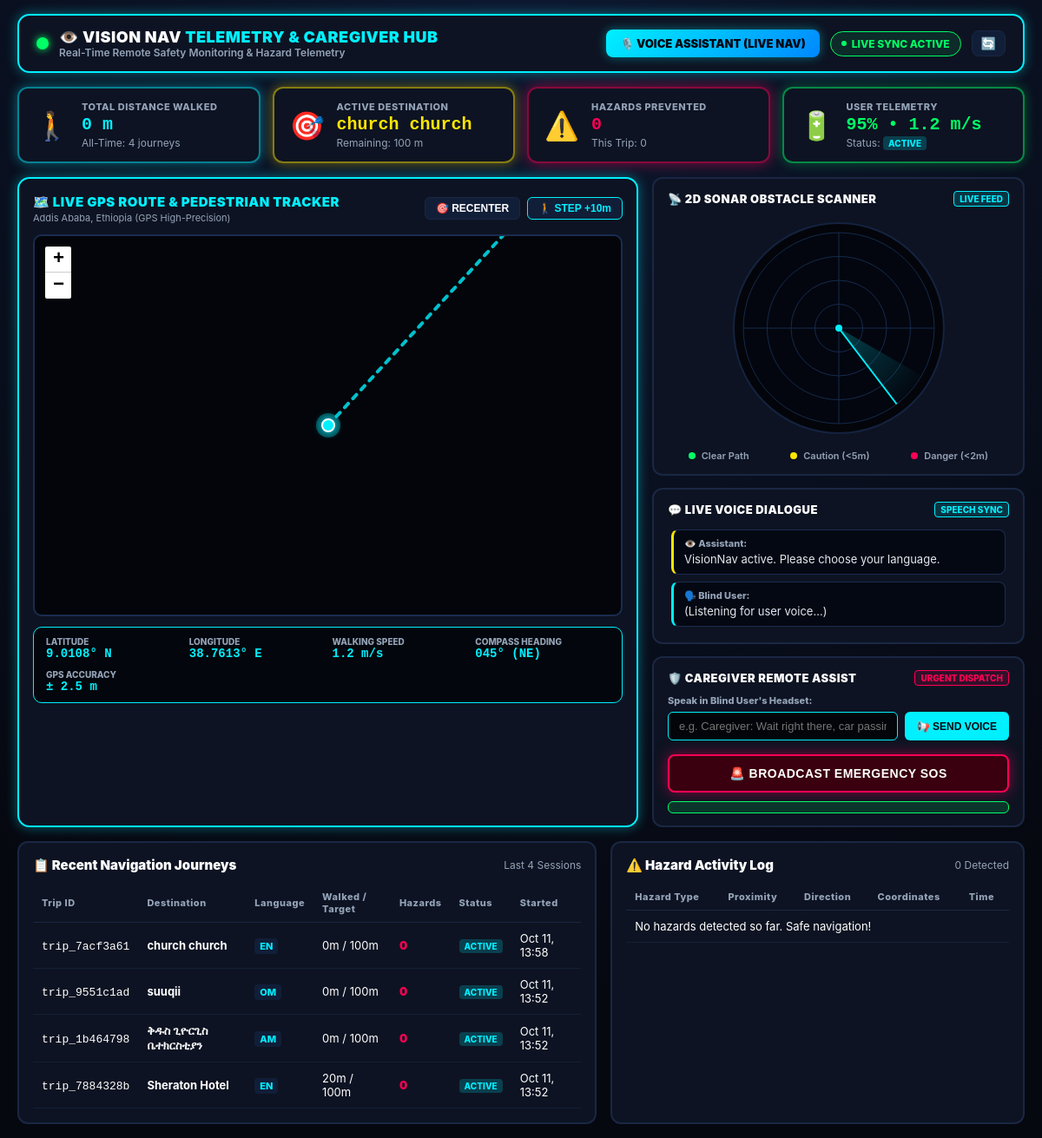
/dashboard/, run on the app's committed database.
### nav_app/models.py (models this page shows, shortened)
class NavigationSession(models.Model):
    session_id = models.CharField(max_length=100, unique=True)
    language = models.CharField(max_length=20, default='en')
    destination = models.CharField(max_length=255)
    category = models.CharField(max_length=100, default='place')
    meters_walked = models.IntegerField(default=0)
    distance_remaining = models.IntegerField(default=100)
    target_distance = models.IntegerField(default=100)
    status = models.CharField(max_length=50, default='active')  # active, arrived, cancelled
    hazards_encountered = models.IntegerField(default=0)
    current_lat = models.FloatField(default=9.0108)  # Default: Addis Ababa (Meskel Square)
    current_lng = models.FloatField(default=38.7613)
    dest_lat = models.FloatField(default=9.0180)
    dest_lng = models.FloatField(default=38.7680)
    speed_mps = models.FloatField(default=1.2)
    battery_level = models.IntegerField(default=95)
    last_user_speech = models.CharField(max_length=500, blank=True, default='')
    last_assistant_speech = models.CharField(max_length=500, blank=True, default='')
    created_at = models.DateTimeField(auto_now_add=True)
    updated_at = models.DateTimeField(auto_now=True)

### nav_app/views.py (the view)
# urls.py: path('dashboard/', views.dashboard, name='dashboard'),
def dashboard(request):
    total_sessions = NavigationSession.objects.count()
    completed_sessions = NavigationSession.objects.filter(status='arrived').count()
    total_hazards = HazardLog.objects.count()
    recent_sessions = NavigationSession.objects.order_by('-created_at')[:10]
    recent_hazards = HazardLog.objects.order_by('-created_at')[:10]
    active_session = NavigationSession.objects.filter(status='active').order_by('-created_at').first()
    context = {
        'gemini_configured': bool(os.environ.get('GEMINI_API_KEY')),
        'firebase_connected': is_firebase_ready(),
        'total_sessions': total_sessions,
        'completed_sessions': completed_sessions,
        'total_hazards': total_hazards,
        'recent_sessions': recent_sessions,
        'recent_hazards': recent_hazards,
        'active_session': active_session,
    }
    return render(request, 'dashboard.html', context)

### nav_app/firebase_service.py (called while the page is built, shortened)
def init_firebase():
    global _db, _firebase_initialized
    if _firebase_initialized:
        return _db
    if not firebase_admin or not credentials:
        print("[Firebase] firebase-admin package not loaded")
        return None

def is_firebase_ready() -> bool:
    db = init_firebase()
    return db is not None

### templates/dashboard.html (shortened to what this page needs)
<!DOCTYPE html>
<html lang="en">
<head>
    <link rel="stylesheet" href="https://unpkg.com/leaflet@1.9.4/dist/leaflet.css" />
    <link rel="stylesheet" href="/static/css/dashboard.css">
</head>
<body class="dashboard-body">
    <header class="dash-header">
        <div class="dash-brand">
            <span class="pulse-indicator live"></span>
            <div class="brand-text">
                <h1>👁️ VISION NAV <span>TELEMETRY & CAREGIVER HUB</span></h1>
                <p>Real-Time Remote Safety Monitoring & Hazard Telemetry</p>
            </div>
        </div>
        <div class="dash-nav-actions">
            <a href="/" class="btn-nav-assistant" title="Switch to Blind User Voice Navigator">
                🎙️ VOICE ASSISTANT (LIVE NAV)
            </a>
            <div id="liveSyncBadge" class="sync-badge">
                <span class="sync-dot"></span> LIVE SYNC ACTIVE
            </div>
            <button id="btnRefreshData" class="btn-icon" title="Refresh Telemetry">🔄</button>
        </div>
    </header>
    <main class="dash-container">
        <section class="kpi-grid">
            <div class="kpi-card cyan">
                <div class="kpi-icon">🚶</div>
                <div class="kpi-info">
                    <span class="kpi-label">TOTAL DISTANCE WALKED</span>
                    <strong id="kpiWalked" class="kpi-value">{{ active_session.meters_walked|default:"0" }} m</strong>
                    <span class="kpi-sub" id="kpiTotalAll">All-Time: {{ total_sessions }} journeys</span>
                </div>
            </div>
            <div class="kpi-card yellow">
                <div class="kpi-icon">🎯</div>
                <div class="kpi-info">
                    <span class="kpi-label">ACTIVE DESTINATION</span>
                    <strong id="kpiDestination" class="kpi-value">{{ active_session.destination|default:"Standing By" }}</strong>
                    <span class="kpi-sub" id="kpiRemaining">Remaining: {{ active_session.distance_remaining|default:"0" }} m</span>
                </div>
            </div>
            <div class="kpi-card red">
                <div class="kpi-icon">⚠️</div>
                <div class="kpi-info">
                    <span class="kpi-label">HAZARDS PREVENTED</span>
                    <strong id="kpiHazards" class="kpi-value">{{ total_hazards|default:"0" }}</strong>
                    <span class="kpi-sub" id="kpiSessionHazards">This Trip: {{ active_session.hazards_encountered|default:"0" }}</span>
                </div>
            </div>
            <div class="kpi-card green">
                <div class="kpi-icon">🔋</div>
                <div class="kpi-info">
                    <span class="kpi-label">USER TELEMETRY</span>
                    <strong id="kpiTelemetry" class="kpi-value">95% • 1.2 m/s</strong>
                    <span class="kpi-sub" id="kpiStatus">Status: <span class="badge-status {{ active_session.status|default:'idle' }}">{{ active_session.status|default:"idle"|upper }}</span></span>
                </div>
            </div>
        </section>
        <div class="dash-split-layout">
            <section class="map-monitor-panel">
                <div class="panel-header">
                    <div class="panel-title">
                        <span>🗺️ LIVE GPS ROUTE & PEDESTRIAN TRACKER</span>
                        <small id="mapCoordinatesLabel">Addis Ababa, Ethiopia (GPS High-Precision)</small>
                    </div>
                    <div class="map-controls">
                        <button id="btnRecenterMap" class="btn-chip" title="Center on User">🎯 RECENTER</button>
                        <button id="btnSimulateStepDash" class="btn-chip cyan" title="Simulate Walking 10m">🚶 STEP +10m</button>
                    </div>
                </div>
                <div id="liveMap" class="leaflet-map-box"></div>
                <div class="gps-telemetry-hud">
                    <div class="hud-item">
                        <span class="hud-k">LATITUDE</span>
                        <strong id="hudLat" class="hud-v">9.0108° N</strong>
                    </div>
                    <div class="hud-item">
                        <span class="hud-k">LONGITUDE</span>
                        <strong id="hudLng" class="hud-v">38.7613° E</strong>
                    </div>
                    <div class="hud-item">
                        <span class="hud-k">WALKING SPEED</span>
                        <strong id="hudSpeed" class="hud-v">1.2 m/s</strong>
                    </div>
                    <div class="hud-item">
                        <span class="hud-k">COMPASS HEADING</span>
                        <strong id="hudHeading" class="hud-v">045° (NE)</strong>
                    </div>
                    <div class="hud-item">
                        <span class="hud-k">GPS ACCURACY</span>
                        <strong id="hudAccuracy" class="hud-v">± 2.5 m</strong>
                    </div>
                </div>
            </section>
            <section class="side-control-panel">
                <div class="card-box radar-box">
                    <div class="box-header">
                        <h3>📡 2D SONAR OBSTACLE SCANNER</h3>
                        <span id="dashRadarLabel" class="tech-tag">LIVE FEED</span>
                    </div>
                    <div class="radar-canvas-center">
                        <canvas id="dashRadarCanvas" width="240" height="240"></canvas>
                    </div>
                    <div class="radar-legend">
                        <span><span class="dot safe"></span> Clear Path</span>
                        <span><span class="dot warn"></span> Caution (&lt;5m)</span>
                        <span><span class="dot danger"></span> Danger (&lt;2m)</span>
                    </div>
                </div>
                <div class="card-box voice-feed-box">
                    <div class="box-header">
                        <h3>💬 LIVE VOICE DIALOGUE</h3>
                        <span class="tech-tag cyan">SPEECH SYNC</span>
                    </div>
                    <div id="dialogueFeed" class="dialogue-feed">
                        <div class="speech-bubble assistant">
                            <span class="bubble-sender">👁️ Assistant:</span>
                            <p id="dashAssistantSpeech">{{ active_session.last_assistant_speech|default:"VisionNav active. Please choose your language." }}</p>
                        </div>
                        <div class="speech-bubble user">
                            <span class="bubble-sender">🗣️ Blind User:</span>
                            <p id="dashUserSpeech">{{ active_session.last_user_speech|default:"(Listening for user voice...)" }}</p>
                        </div>
                    </div>
                </div>
                <div class="card-box actions-box">
                    <div class="box-header">
                        <h3>🛡️ CAREGIVER REMOTE ASSIST</h3>
                        <span class="tech-tag red">URGENT DISPATCH</span>
                    </div>
                    <form id="caregiverVoiceForm" class="caregiver-form" onsubmit="return false;">
                        <label for="caregiverMessageInput">Speak in Blind User's Headset:</label>
                        <div class="input-send-row">
                            <input type="text" id="caregiverMessageInput" placeholder="e.g. Caregiver: Wait right there, car passing" required>
                            <button type="button" id="btnSendCaregiverVoice" class="btn-send-voice">
                                📢 SEND VOICE
                            </button>
                        </div>
                    </form>
                    <div class="emergency-action-row">
                        <button id="btnCaregiverSos" class="btn-sos-pulse" title="Trigger high-priority audio SOS warning">
                            🚨 BROADCAST EMERGENCY SOS
                        </button>
                    </div>
                    <div id="caregiverAlertFeedback" class="alert-feedback hidden"></div>
                </div>
            </section>
        </div>
        <section class="tables-section">
            <div class="table-card">
                <div class="table-header">
                    <h2>📋 Recent Navigation Journeys</h2>
                    <span class="table-count">Last {{ recent_sessions|length }} Sessions</span>
                </div>
                <div class="table-responsive">
                    <table class="dash-table">
                        <thead>
                            <tr>
                                <th>Trip ID</th>
                                <th>Destination</th>
                                <th>Language</th>
                                <th>Walked / Target</th>
                                <th>Hazards</th>
                                <th>Status</th>
                                <th>Started</th>
                            </tr>
                        </thead>
                        <tbody id="sessionsTableBody">
                            {% for s in recent_sessions %}
                            <tr>
                                <td><code>{{ s.session_id }}</code></td>
                                <td><strong>{{ s.destination }}</strong></td>
                                <td><span class="lang-pill">{{ s.language|upper }}</span></td>
                                <td>{{ s.meters_walked }}m / {{ s.target_distance }}m</td>
                                <td><span class="hazard-count">{{ s.hazards_encountered }}</span></td>
                                <td><span class="badge-status {{ s.status }}">{{ s.status|upper }}</span></td>
                                <td>{{ s.created_at|date:"M d, H:i" }}</td>
                            </tr>
                            {% empty %}
                            <tr>
                                <td colspan="7" class="text-center text-muted">No trips recorded yet. Start walking on the Voice Navigator!</td>
                            </tr>
                            {% endfor %}
                        </tbody>
                    </table>
                </div>
            </div>
            <div class="table-card">
                <div class="table-header">
                    <h2>⚠️ Hazard Activity Log</h2>
                    <span class="table-count">{{ recent_hazards|length }} Detected</span>
                </div>
                <div class="table-responsive">
                    <table class="dash-table">
                        <thead>
                            <tr>
                                <th>Hazard Type</th>
                                <th>Proximity</th>
                                <th>Direction</th>
                                <th>Coordinates</th>
                                <th>Time</th>
                            </tr>
                        </thead>
                        <tbody id="hazardsTableBody">
                            {% for h in recent_hazards %}
                            <tr>
                                <td><strong class="text-warning">⚠️ {{ h.hazard_type }}</strong></td>
                                <td>{{ h.distance_meters }} m</td>
                                <td><span class="dir-tag">{{ h.direction|upper }}</span></td>
                                <td><code>{{ h.lat|floatformat:4 }}, {{ h.lng|floatformat:4 }}</code></td>
                                <td>{{ h.created_at|date:"H:i:s" }}</td>
                            </tr>
                            {% empty %}
                            <tr>
                                <td colspan="5" class="text-center text-muted">No hazards detected so far. Safe navigation!</td>
                            </tr>
                            {% endfor %}
                        </tbody>
                    </table>
                </div>
            </div>
        </section>
    </main>
</body>
</html>

### data on the page
NavigationSession: meters_walked "0", destination "church church", distance_remaining "100", hazards_encountered "0", status "ACTIVE", last_assistant_speech "VisionNav active. Please choose your language.", last_user_speech "(Listening for user voice...)", session_id "trip_7acf3a61", language "EN", target_distance "100", created_at "Oct 11, 13:58"
NavigationSession: session_id "trip_9551c1ad", destination "suuqii", language "OM", meters_walked "0", target_distance "100", hazards_encountered "0", status "ACTIVE", created_at "Oct 11, 13:52"
NavigationSession: session_id "trip_1b464798", destination "ቅዱስ ጊዮርጊስ ቤተክርስቲያን", language "AM", meters_walked "0", target_distance "100", hazards_encountered "0", status "ACTIVE", created_at "Oct 11, 13:52"
NavigationSession: session_id "trip_7884328b", destination "Sheraton Hotel", language "EN", meters_walked "20", target_distance "100", hazards_encountered "0", status "ACTIVE", created_at "Oct 11, 13:52"

### other printed values
{{ total_sessions }} "4"
{{ total_hazards|default:"0" }} "0"
{{ recent_sessions|length }} "4"
{{ recent_hazards|length }} "0"
